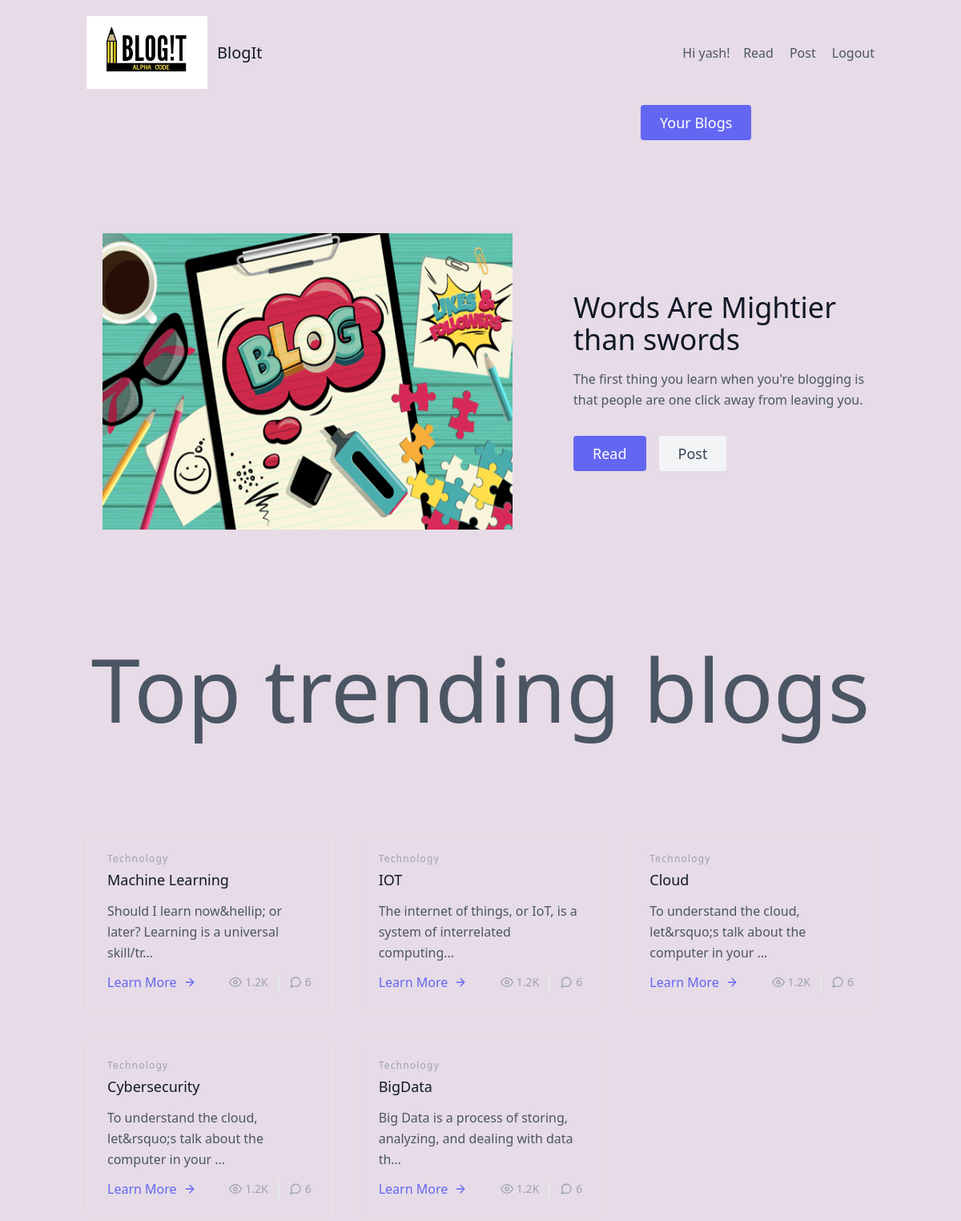
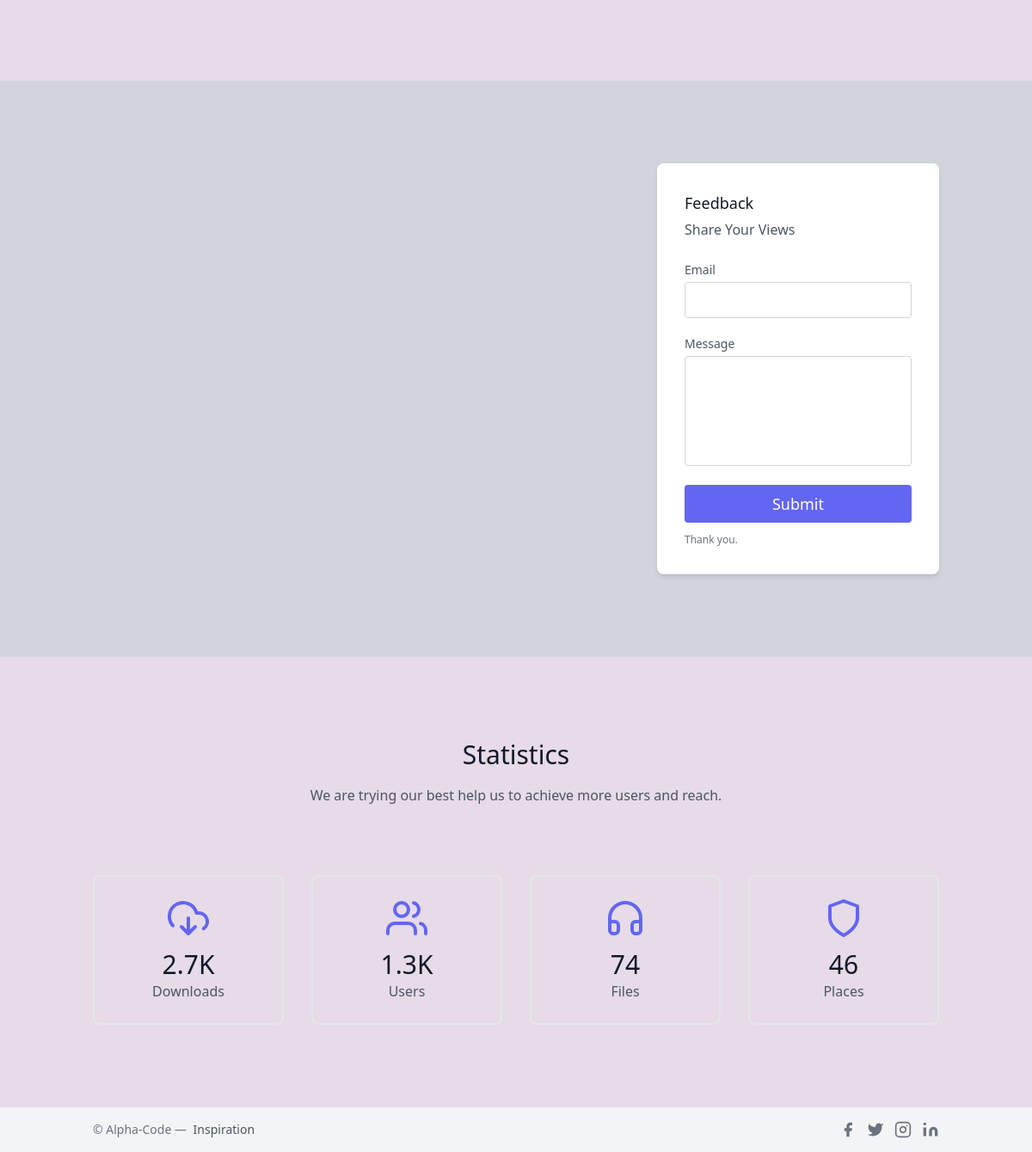
The app's page / (signed in) with its own data (2 pictures, top to bottom).
### blog/models.py (models this page shows, shortened)
class Blog(models.Model):
    title=models.CharField(max_length=100)
    image=models.ImageField(upload_to='blog/images/')
    description=RichTextField(blank=True,null=True)
    date=models.DateTimeField(auto_now_add=True)
    user=models.ForeignKey(User, on_delete=models.CASCADE)

### blog/views.py (the view)
# urls.py: 2. Add a URL to urlpatterns:  path('', views.home, name='home')
def home(request):
    blogs=Blog.objects.all()
    return render(request, 'blog/home.html',{'blogs':blogs})

### blog/templates/blog/home.html (shortened to what this page needs)
{% extends 'blog/base.html' %}
{% load static %}
{% block content %}
<a href="{% url 'yourblog' %}"<button id="blogbtn" class="inline-flex text-white bg-indigo-500 border-0 py-2 px-6 focus:outline-none hover:bg-indigo-600 rounded text-lg">Your Blogs</button></a>
<body style="background-color: rgb(230, 219, 231);">
    <section class="text-gray-600 body-font">
        <div class="container mx-auto flex px-5 py-24 md:flex-row flex-col items-center">
          <div class="lg:max-w-lg lg:w-full md:w-1/2 w-5/6 mb-10 md:mb-0">
            <img style="height: 370px; width: 700px; margin: 20px;" src="{% static 'blog/blog.png' %}">
          </div>
          <div class="lg:flex-grow md:w-1/2 lg:pl-24 md:pl-16 flex flex-col md:items-start md:text-left items-center text-center">
            <h1 class="title-font sm:text-4xl text-3xl mb-4 font-medium text-gray-900">Words Are Mightier
              <br class="hidden lg:inline-block">than swords
            </h1>
            <p class="mb-8 leading-relaxed">The first thing you learn when you're blogging is that people are one click away from leaving you.</p>
            <div class="flex justify-center">
              <a href="{% url 'all_blogs' %}"<button class="inline-flex text-white bg-indigo-500 border-0 py-2 px-6 focus:outline-none hover:bg-indigo-600 rounded text-lg">Read</button></a>
              <a href="{% url 'createblog' %}"<button class="ml-4 inline-flex text-gray-700 bg-gray-100 border-0 py-2 px-6 focus:outline-none hover:bg-gray-200 rounded text-lg">Post</button></a>
            </div>
          </div>
        </div>
      </section>
      <section class="text-gray-600 body-font">
        <h1 style="text-align:center; font-size:110px;">Top trending blogs</h1>
        <div class="container px-5 py-24 mx-auto">
          <div class="flex flex-wrap -m-4">
            {% for blog in blogs %}
            <div class="p-4 md:w-1/3">
              <div class="h-full border-2 border-gray-200 border-opacity-60 rounded-lg overflow-hidden">
                <div class="p-6">
                  <h2 class="tracking-widest text-xs title-font font-medium text-gray-400 mb-1">Technology</h2>
                  <a href="{% url 'detail' blog.id %}">
                  <h1 class="title-font text-lg font-medium text-gray-900 mb-3">{{blog.title}}</h1>
                  </a>
                  <p class="leading-relaxed mb-3">{{ blog.description|striptags|truncatechars:70 }}</p>
                  <div class="flex items-center flex-wrap ">
                    <a class="text-indigo-500 inline-flex items-center md:mb-2 lg:mb-0">Learn More
                      <svg class="w-4 h-4 ml-2" viewBox="0 0 24 24" stroke="currentColor" stroke-width="2" fill="none" stroke-linecap="round" stroke-linejoin="round">
                        <path d="M5 12h14"></path>
                        <path d="M12 5l7 7-7 7"></path>
                      </svg>
                    </a>
                    <span class="text-gray-400 mr-3 inline-flex items-center lg:ml-auto md:ml-0 ml-auto leading-none text-sm pr-3 py-1 border-r-2 border-gray-200">
                      <svg class="w-4 h-4 mr-1" stroke="currentColor" stroke-width="2" fill="none" stroke-linecap="round" stroke-linejoin="round" viewBox="0 0 24 24">
                        <path d="M1 12s4-8 11-8 11 8 11 8-4 8-11 8-11-8-11-8z"></path>
                        <circle cx="12" cy="12" r="3"></circle>
                      </svg>1.2K
                    </span>
                    <span class="text-gray-400 inline-flex items-center leading-none text-sm">
                      6
                    </span>
                  </div>
                </div>
              </div>
            </div>
            {% endfor %}
          </div>
        </div>
      </section>
      <section class="text-gray-600 body-font relative">
        <div class="absolute inset-0 bg-gray-300">
          <iframe width="100%" height="100%" frameborder="0" marginheight="0" marginwidth="0" title="map" scrolling="no" src="https://maps.google.com/maps?width=100%&height=600&hl=en&q=%C4%B0zmir+(My%20Business%20Name)&ie=UTF8&t=&z=14&iwloc=B&output=embed" style="filter: grayscale(1) contrast(1.2) opacity(0.4);"></iframe>
        </div>
        <div class="container px-5 py-24 mx-auto flex">
          <div class="lg:w-1/3 md:w-1/2 bg-white rounded-lg p-8 flex flex-col md:ml-auto w-full mt-10 md:mt-0 relative z-10 shadow-md">
            <h2 class="text-gray-900 text-lg mb-1 font-medium title-font">Feedback</h2>
            <p class="leading-relaxed mb-5 text-gray-600">Share Your Views</p>
            <div class="relative mb-4">
              <label for="email" class="leading-7 text-sm text-gray-600">Email</label>
              <input type="email" id="email" name="email" class="w-full bg-white rounded border border-gray-300 focus:border-indigo-500 focus:ring-2 focus:ring-indigo-200 text-base outline-none text-gray-700 py-1 px-3 leading-8 transition-colors duration-200 ease-in-out">
            </div>
            <div class="relative mb-4">
              <label for="message" class="leading-7 text-sm text-gray-600">Message</label>
              <textarea id="message" name="message" class="w-full bg-white rounded border border-gray-300 focus:border-indigo-500 focus:ring-2 focus:ring-indigo-200 h-32 text-base outline-none text-gray-700 py-1 px-3 resize-none leading-6 transition-colors duration-200 ease-in-out"></textarea>
            </div>
            <button class="text-white bg-indigo-500 border-0 py-2 px-6 focus:outline-none hover:bg-indigo-600 rounded text-lg">Submit</button>
            <p class="text-xs text-gray-500 mt-3">Thank you.</p>
          </div>
        </div>
      </section>
      <section class="text-gray-600 body-font">
        <div class="container px-5 py-24 mx-auto">
          <div class="flex flex-col text-center w-full mb-20">
            <h1 class="sm:text-3xl text-2xl font-medium title-font mb-4 text-gray-900">Statistics</h1>
            <p class="lg:w-2/3 mx-auto leading-relaxed text-base">We are trying our best help us to achieve more users and reach.</p>
          </div>
          <div class="flex flex-wrap -m-4 text-center">
            <div class="p-4 md:w-1/4 sm:w-1/2 w-full">
              <div class="border-2 border-gray-200 px-4 py-6 rounded-lg">
                <svg fill="none" stroke="currentColor" stroke-linecap="round" stroke-linejoin="round" stroke-width="2" class="text-indigo-500 w-12 h-12 mb-3 inline-block" viewBox="0 0 24 24">
                  <path d="M8 17l4 4 4-4m-4-5v9"></path>
                  <path d="M20.88 18.09A5 5 0 0018 9h-1.26A8 8 0 103 16.29"></path>
                </svg>
                <h2 class="title-font font-medium text-3xl text-gray-900">2.7K</h2>
                <p class="leading-relaxed">Downloads</p>
              </div>
            </div>
            <div class="p-4 md:w-1/4 sm:w-1/2 w-full">
              <div class="border-2 border-gray-200 px-4 py-6 rounded-lg">
                <h2 class="title-font font-medium text-3xl text-gray-900">1.3K</h2>
                <p class="leading-relaxed">Users</p>
              </div>
            </div>
            <div class="p-4 md:w-1/4 sm:w-1/2 w-full">
              <div class="border-2 border-gray-200 px-4 py-6 rounded-lg">
                <h2 class="title-font font-medium text-3xl text-gray-900">74</h2>
                <p class="leading-relaxed">Files</p>
              </div>
            </div>
            <div class="p-4 md:w-1/4 sm:w-1/2 w-full">
              <div class="border-2 border-gray-200 px-4 py-6 rounded-lg">
                <svg fill="none" stroke="currentColor" stroke-linecap="round" stroke-linejoin="round" stroke-width="2" class="text-indigo-500 w-12 h-12 mb-3 inline-block" viewBox="0 0 24 24">
                  <path d="M12 22s8-4 8-10V5l-8-3-8 3v7c0 6 8 10 8 10z"></path>
                </svg>
                <h2 class="title-font font-medium text-3xl text-gray-900">46</h2>
                <p class="leading-relaxed">Places</p>
              </div>
            </div>
          </div>
        </div>
      </section>
</body>
{% endblock %}

### blog/templates/blog/base.html (shortened to what this page needs)
{% load static %}
  <!DOCTYPE html>
  <html lang="en">
  <head>
      <link href="https://unpkg.com/tailwindcss@^2/dist/tailwind.min.css" rel="stylesheet">
      <header class="text-gray-600 body-font">
          <div class="container mx-auto flex flex-wrap p-5 flex-col md:flex-row items-center">
            <a class="flex title-font font-medium items-center text-gray-900 mb-4 md:mb-0" href="{% url 'home' %}">
              <img src="{% static 'blog/Logo.png' %}" width="151" height="206" class="d-inline-block align-top">
              <span class="ml-3 text-xl">BlogIt</span>
            </a>
            <nav class="md:ml-auto flex flex-wrap items-center text-base justify-center">
              {% if user.is_authenticated %}
              Hi {{user.username}}!&nbsp;&nbsp;&nbsp;&nbsp;
              <a href ="{% url 'all_blogs' %}"class="mr-5 hover:text-black-900">Read</a>
              <a href ="{% url 'createblog' %}"class="mr-5 hover:text-black-900">Post</a>
              <form action="{% url 'logoutuser' %}" method="POST">
                <button Type="submit">Logout</button>
              </form>
              {%endif%}
            </nav>
          </div>
        </header>
  </head>
  <body>
    {% block content %}
    {% endblock %}
    <footer class="text-gray-600 body-font">
      <div class="bg-gray-100">
        <div class="container mx-auto py-4 px-5 flex flex-wrap flex-col sm:flex-row">
          <p class="text-gray-500 text-sm text-center sm:text-left">© Alpha-Code —
            <a href="https://twitter.com/knyttneve" rel="noopener noreferrer" class="text-gray-600 ml-1" target="_blank">Inspiration</a>
          </p>
          <span class="inline-flex sm:ml-auto sm:mt-0 mt-2 justify-center sm:justify-start">
            <a class="text-gray-500">
              <svg fill="currentColor" stroke-linecap="round" stroke-linejoin="round" stroke-width="2" class="w-5 h-5" viewBox="0 0 24 24">
                <path d="M18 2h-3a5 5 0 00-5 5v3H7v4h3v8h4v-8h3l1-4h-4V7a1 1 0 011-1h3z"></path>
              </svg>
            </a>
            <a class="ml-3 text-gray-500">
              <svg fill="currentColor" stroke-linecap="round" stroke-linejoin="round" stroke-width="2" class="w-5 h-5" viewBox="0 0 24 24">
                <path d="M23 3a10.9 10.9 0 01-3.14 1.53 4.48 4.48 0 00-7.86 3v1A10.66 10.66 0 013 4s-4 9 5 13a11.64 11.64 0 01-7 2c9 5 20 0 20-11.5a4.5 4.5 0 00-.08-.83A7.72 7.72 0 0023 3z"></path>
              </svg>
            </a>
            <a class="ml-3 text-gray-500">
              <svg fill="none" stroke="currentColor" stroke-linecap="round" stroke-linejoin="round" stroke-width="2" class="w-5 h-5" viewBox="0 0 24 24">
                <rect width="20" height="20" x="2" y="2" rx="5" ry="5"></rect>
                <path d="M16 11.37A4 4 0 1112.63 8 4 4 0 0116 11.37zm1.5-4.87h.01"></path>
              </svg>
            </a>
            <a class="ml-3 text-gray-500">
              <svg fill="currentColor" stroke="currentColor" stroke-linecap="round" stroke-linejoin="round" stroke-width="0" class="w-5 h-5" viewBox="0 0 24 24">
                <path stroke="none" d="M16 8a6 6 0 016 6v7h-4v-7a2 2 0 00-2-2 2 2 0 00-2 2v7h-4v-7a6 6 0 016-6zM2 9h4v12H2z"></path>
                <circle cx="4" cy="4" r="2" stroke="none"></circle>
              </svg>
            </a>
          </span>
        </div>
      </div>
    </footer>
  </body>
  </html>

### blog/templates/blog/home.html (style rules this page uses)
#blogbtn { margin-left: 800px; }

### records on screen
Blog: title "Machine Learning", description "Should I learn now&hellip; or later? Learning is a universal skill/tr…"
Blog: title "IOT", description "The internet of things, or IoT, is a system of interrelated computing…"
Blog: title "Cloud", description "To understand the cloud, let&rsquo;s talk about the computer in your …"
Blog: title "Cybersecurity", description "To understand the cloud, let&rsquo;s talk about the computer in your …"
Blog: title "BigData", description "Big Data is a process of storing, analyzing, and dealing with data th…"

### other values on screen
{{ user.username }} "yash"
